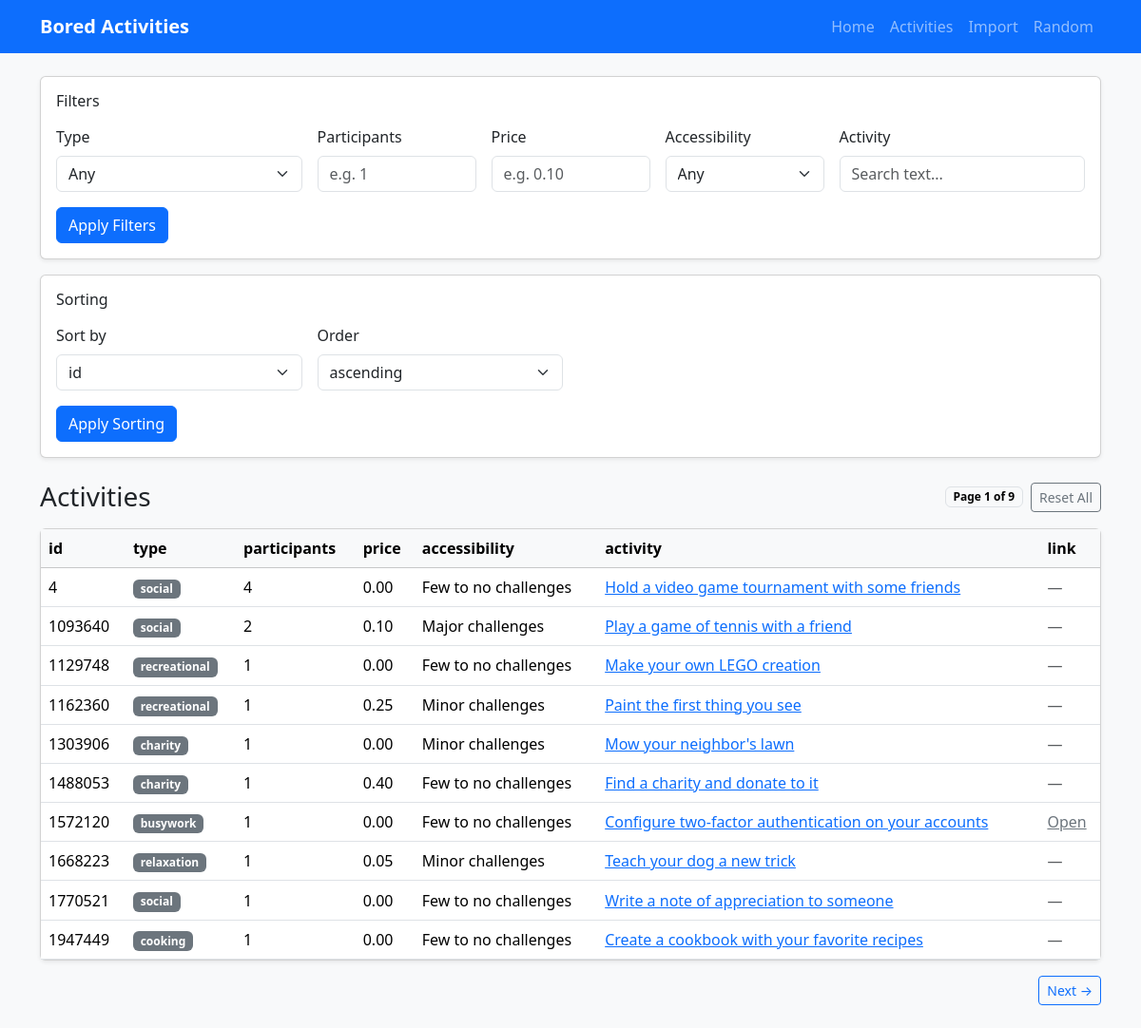
The page /activities/ on the database its author committed.
### activities/models.py (models this page shows, shortened)
class Activity(models.Model):
    id = models.IntegerField(primary_key=True)
    activity = models.CharField(max_length=255)
    type = models.CharField(max_length=64, choices=ActivityType.choices, db_index=True)
    participants = models.PositiveSmallIntegerField(db_index=True)
    price = models.DecimalField(max_digits=5, decimal_places=2, db_index=True)
    accessibility = models.CharField(max_length=64, db_index=True)
    link = models.URLField(blank=True, null=True)
    class Meta:
        ordering = ["id"]

### activities/views/table_view.py (the view)
class ActivitiesListView(BaseActivityListView):
    pass

### activities/forms.py
class ActivityFilterForm(forms.Form):
    type = forms.ChoiceField(required=False, choices=[("", "Any")])
    participants = forms.IntegerField(
        required=False,
        min_value=1,
        error_messages={"invalid": "Enter a valid whole number for participants."},
    )
    price = forms.DecimalField(
        required=False,
        min_value=0,
        max_digits=5,
        decimal_places=2,
        error_messages={"invalid": "Enter a valid number for price."},
    )
    accessibility = forms.ChoiceField(required=False, choices=[("", "Any")])
    activity = forms.CharField(required=False, max_length=255)
    def __init__(self, *args, types=None, accessibility=None, **kwargs):
        super().__init__(*args, **kwargs)
        self.fields["type"].choices = [("", "Any")] + [
            (item, item) for item in (types or [])
        ]
        self.fields["accessibility"].choices = [("", "Any")] + [
            (str(item), str(item)) for item in (accessibility or [])
        ]

### activities/services/activity_cache.py (called while the page is built)
def get_activity_filter_choices():
    cache_key = "activity_filter_choices"
    data = cache.get(cache_key)
    if data:
        return data
    types = [value for value, _ in ActivityType.choices]
    participants = list(
        Activity.objects.order_by("participants")
        .values_list("participants", flat=True)
        .distinct()
    )
    price = list(
        Activity.objects.order_by("price")
        .values_list("price", flat=True)
        .distinct()
    )
    accessibility = list(
        Activity.objects.order_by("accessibility")
        .values_list("accessibility", flat=True)
        .distinct()
    )
    data = {
        "types": types,
        "participants": participants,
        "price": price,
        "accessibility": accessibility,
    }
    cache.set(cache_key, data, CACHE_TIMEOUT)
    return data

### activities/views/base_list_view.py (called while the page is built)
    def get_choices(self):
        if not hasattr(self, "_choices"):
            self._choices = get_activity_filter_choices()
        return self._choices

    def get_filter_form(self):
        if not hasattr(self, "_form"):
            choices = self.get_choices()
            self._form = ActivityFilterForm(
                self.request.GET or None,
                types=choices["types"],
                accessibility=choices["accessibility"],
            )
        return self._form

### activities/templates/activities/activity_list.html (shortened to what this page needs)
{% extends "activities/base.html" %}
{% block content %}
{% include 'activities/filter.html' %}
{% include 'activities/sort_by.html' %}
<div class="d-flex flex-wrap justify-content-between align-items-center mb-3 gap-2">
  <h1 class="h3 mb-0">Activities</h1>
  <div class="d-flex align-items-center gap-2">
    <span class="badge text-bg-light border">Page {{ page_obj.number }} of {{ page_obj.paginator.num_pages }}</span>
    <a class="btn btn-outline-secondary btn-sm" href="{% url 'activities_list' %}">Reset All</a>
  </div>
</div>
<div class="card shadow-sm">
  <div class="table-responsive">
    <table class="table table-hover align-middle mb-0">
      <thead class="table-light">
        <tr>
          <th>id</th>
          <th>type</th>
          <th>participants</th>
          <th>price</th>
          <th>accessibility</th>
          <th>activity</th>
          <th>link</th>
        </tr>
      </thead>
      <tbody>
        {% for a in page_obj %}
        <tr>
          <td>{{ a.id }}</td>
          <td><span class="badge text-bg-secondary">{{ a.type }}</span></td>
          <td>{{ a.participants }}</td>
          <td>{{ a.price }}</td>
          <td>{{ a.accessibility }}</td>
          <td><a class="link-primary" href="{% url 'activity_detail' a.id %}">{{ a.activity }}</a></td>
          <td>
            {% if a.link %}
              <a class="link-secondary" href="{{ a.link }}" target="_blank" rel="noopener noreferrer">Open</a>
            {% else %}
              <span class="text-muted">—</span>
            {% endif %}
          </td>
        </tr>
        {% empty %}
        <tr>
          <td colspan="7" class="text-center py-4 text-muted">Nothing found</td>
        </tr>
        {% endfor %}
      </tbody>
    </table>
  </div>
</div>
<div class="d-flex justify-content-between align-items-center mt-3">
  <div>
    {% if page_obj.has_next %}
      {% if request.GET.urlencode %}
        <a class="btn btn-outline-primary btn-sm" href="?{{ request.GET.urlencode }}&page={{ page_obj.next_page_number }}">Next →</a>
      {% else %}
        <a class="btn btn-outline-primary btn-sm" href="?page={{ page_obj.next_page_number }}">Next →</a>
      {% endif %}
    {% endif %}
  </div>
</div>
{% endblock %}

### activities/templates/activities/base.html (shortened to what this page needs)
<!DOCTYPE html>
<html lang="en">
<head>
    <link
        href="https://cdn.jsdelivr.net/npm/bootstrap@5.3.3/dist/css/bootstrap.min.css"
        rel="stylesheet"
    >
</head>
<body class="bg-light">
    <nav class="navbar navbar-expand-lg bg-primary navbar-dark">
        <div class="container">
            <a class="navbar-brand fw-semibold" href="{% url 'home' %}">Bored Activities</a>
            <div class="collapse navbar-collapse" id="mainNav">
                <ul class="navbar-nav ms-auto mb-2 mb-lg-0">
                    <li class="nav-item"><a class="nav-link" href="{% url 'home' %}">Home</a></li>
                    <li class="nav-item"><a class="nav-link" href="{% url 'activities_list' %}">Activities</a></li>
                    <li class="nav-item"><a class="nav-link" href="{% url 'import_activities_view' %}">Import</a></li>
                    <li class="nav-item"><a class="nav-link" href="{% url 'random_activity' %}">Random</a></li>
                </ul>
            </div>
        </div>
    </nav>
    <main class="container py-4">
        {% block content %}{% endblock %}
    </main>
</body>
</html>

### activities/templates/activities/filter.html (shortened to what this page needs)
<form method="get" action="{% url 'activities_list' %}" class="card shadow-sm mb-3">
  <div class="card-body">
    <h2 class="h6 mb-3">Filters</h2>
  <div class="row g-3 align-items-end">
    <div class="col-12 col-md-4 col-lg-3">
      <label class="form-label" for="id_type">Type</label>
      <select class="form-select" name="type" id="id_type">
        <option value="">Any</option>
      </select>
    </div>
    <div class="col-12 col-md-4 col-lg-2">
      <label class="form-label" for="id_participants">Participants</label>
      <input
        class="form-control"
        type="number"
        name="participants"
        id="id_participants"
        min="1"
        step="1"
        value="{{ request.GET.participants|default_if_none:'' }}"
        placeholder="e.g. 1"
      >
    </div>
    <div class="col-12 col-md-4 col-lg-2">
      <label class="form-label" for="id_price">Price</label>
      <input
        class="form-control"
        type="number"
        name="price"
        id="id_price"
        step="0.01"
        min="0"
        value="{{ request.GET.price|default_if_none:'' }}"
        placeholder="e.g. 0.10"
      >
    </div>
    <div class="col-12 col-md-4 col-lg-2">
      <label class="form-label" for="id_accessibility">Accessibility</label>
      <select class="form-select" name="accessibility" id="id_accessibility">
        <option value="">Any</option>
      </select>
    </div>
    <div class="col-12 col-lg-3">
      <label class="form-label" for="id_activity">Activity</label>
      <input class="form-control" type="text" name="activity" id="id_activity" value="{{ request.GET.activity|default_if_none:'' }}" placeholder="Search text...">
    </div>
    <div class="col-12 d-flex gap-2">
      <button type="submit" class="btn btn-primary">Apply Filters</button>
    </div>
  </div>
  </div>
</form>

### activities/templates/activities/sort_by.html (shortened to what this page needs)
<form method="get" action="{% url 'activities_list' %}" class="card shadow-sm mb-4">
  <div class="card-body">
    <h2 class="h6 mb-3">Sorting</h2>
  <div class="row g-3 align-items-end">
    <div class="col-12 col-md-4 col-lg-3">
      <label class="form-label" for="id_sort_by">Sort by</label>
      <select class="form-select" name="sort_by" id="id_sort_by">
        <option value="id" {% if request.GET.sort_by == "id" %}selected{% endif %}>id</option>
      </select>
    </div>
    <div class="col-12 col-md-4 col-lg-3">
      <label class="form-label" for="id_order">Order</label>
      <select class="form-select" name="order" id="id_order">
        <option value="asc" {% if request.GET.order == "asc" %}selected{% endif %}>ascending</option>
      </select>
    </div>
    <div class="col-12 d-flex gap-2">
      <button type="submit" class="btn btn-primary">Apply Sorting</button>
    </div>
  </div>
  </div>
</form>

### rows shown on the page
Activity: id "4", type "social", participants "4", price "0.00", accessibility "Few to no challenges", activity "Hold a video game tournament with some friends"
Activity: id "1093640", type "social", participants "2", price "0.10", accessibility "Major challenges", activity "Play a game of tennis with a friend"
Activity: id "1129748", type "recreational", participants "1", price "0.00", accessibility "Few to no challenges", activity "Make your own LEGO creation"
Activity: id "1162360", type "recreational", participants "1", price "0.25", accessibility "Minor challenges", activity "Paint the first thing you see"
Activity: id "1303906", type "charity", participants "1", price "0.00", accessibility "Minor challenges", activity "Mow your neighbor's lawn"
Activity: id "1488053", type "charity", participants "1", price "0.40", accessibility "Few to no challenges", activity "Find a charity and donate to it"
Activity: id "1572120", type "busywork", participants "1", price "0.00", accessibility "Few to no challenges", activity "Configure two-factor authentication on your accounts"
Activity: id "1668223", type "relaxation", participants "1", price "0.05", accessibility "Minor challenges", activity "Teach your dog a new trick"
Activity: id "1770521", type "social", participants "1", price "0.00", accessibility "Few to no challenges", activity "Write a note of appreciation to someone"
Activity: id "1947449", type "cooking", participants "1", price "0.00", accessibility "Few to no challenges", activity "Create a cookbook with your favorite recipes"

### other values the page prints
{{ page_obj.number }} "1"
{{ page_obj.paginator.num_pages }} "9"
